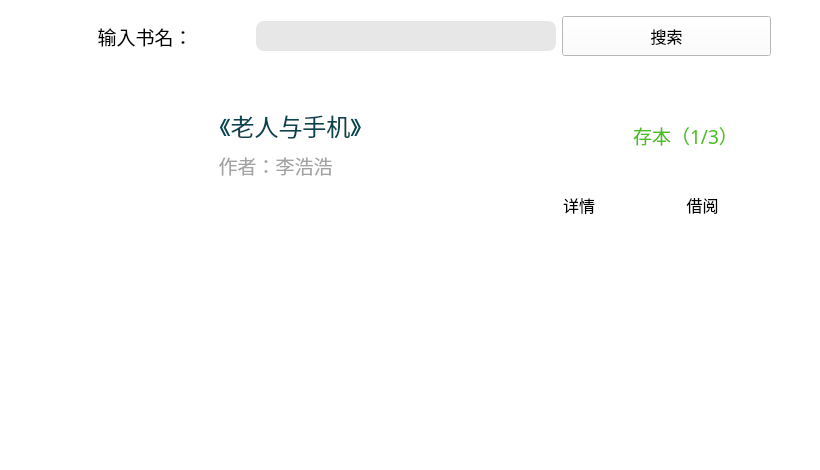
<?xml version="1.0" encoding="UTF-8"?>
<ui version="4.0">
 <class>SearchWidget</class>
 <widget class="QWidget" name="SearchWidget">
  <property name="geometry">
   <rect>
    <x>0</x>
    <y>0</y>
    <width>820</width>
    <height>470</height>
   </rect>
  </property>
  <property name="windowTitle">
   <string>Form</string>
  </property>
  <property name="styleSheet">
   <string notr="true">background-color: rgb(255, 255, 255);</string>
  </property>
  <widget class="QWidget" name="horizontalLayoutWidget">
   <property name="geometry">
    <rect>
     <x>40</x>
     <y>10</y>
     <width>731</width>
     <height>52</height>
    </rect>
   </property>
   <layout class="QHBoxLayout" name="horizontalLayout">
    <item>
     <widget class="QLabel" name="Titlel_2">
      <property name="font">
       <font>
        <family>Adobe 黑体 Std R</family>
        <pointsize>14</pointsize>
       </font>
      </property>
      <property name="layoutDirection">
       <enum>Qt::LeftToRight</enum>
      </property>
      <property name="text">
       <string>输入书名：</string>
      </property>
      <property name="alignment">
       <set>Qt::AlignCenter</set>
      </property>
     </widget>
    </item>
    <item>
     <widget class="QLineEdit" name="lineEdit">
      <property name="minimumSize">
       <size>
        <width>0</width>
        <height>30</height>
       </size>
      </property>
      <property name="maximumSize">
       <size>
        <width>300</width>
        <height>16777215</height>
       </size>
      </property>
      <property name="styleSheet">
       <string notr="true">border-radius:8px;
background-color: rgb(231, 231, 231);

</string>
      </property>
     </widget>
    </item>
    <item>
     <widget class="QPushButton" name="pushButton_search">
      <property name="minimumSize">
       <size>
        <width>0</width>
        <height>40</height>
       </size>
      </property>
      <property name="font">
       <font>
        <family>Adobe 黑体 Std R</family>
        <pointsize>12</pointsize>
       </font>
      </property>
      <property name="styleSheet">
       <string notr="true">QPushButton{border-radius:10px;
color: rgb(0, 0, 0);
background-color: rgb(223, 255, 211);}
QPushButton:hover{border-radius:10px;
color: rgb(255, 255, 255);
background-color: rgb(127, 209, 89);};

</string>
      </property>
      <property name="text">
       <string>搜索</string>
      </property>
     </widget>
    </item>
   </layout>
  </widget>
  <widget class="QWidget" name="widget" native="true">
   <property name="geometry">
    <rect>
     <x>40</x>
     <y>90</y>
     <width>721</width>
     <height>141</height>
    </rect>
   </property>
   <property name="styleSheet">
    <string notr="true">border-color: rgb(198, 218, 255);
border-radius:10px;
border:3px;</string>
   </property>
   <widget class="QLabel" name="Titlel_1">
    <property name="geometry">
     <rect>
      <x>20</x>
      <y>10</y>
      <width>111</width>
      <height>121</height>
     </rect>
    </property>
    <property name="font">
     <font>
      <family>Adobe 黑体 Std R</family>
      <pointsize>18</pointsize>
     </font>
    </property>
    <property name="layoutDirection">
     <enum>Qt::LeftToRight</enum>
    </property>
    <property name="styleSheet">
     <string notr="true">image: url(:/666.jpg);</string>
    </property>
    <property name="text">
     <string/>
    </property>
    <property name="alignment">
     <set>Qt::AlignCenter</set>
    </property>
   </widget>
   <widget class="QLabel" name="Titlel_3">
    <property name="geometry">
     <rect>
      <x>130</x>
      <y>10</y>
      <width>241</width>
      <height>51</height>
     </rect>
    </property>
    <property name="font">
     <font>
      <family>Adobe 黑体 Std R</family>
      <pointsize>18</pointsize>
     </font>
    </property>
    <property name="layoutDirection">
     <enum>Qt::LeftToRight</enum>
    </property>
    <property name="styleSheet">
     <string notr="true">color: rgb(8, 69, 81);</string>
    </property>
    <property name="text">
     <string>《老人与手机》</string>
    </property>
    <property name="alignment">
     <set>Qt::AlignCenter</set>
    </property>
   </widget>
   <widget class="QLabel" name="Titlel_4">
    <property name="geometry">
     <rect>
      <x>130</x>
      <y>50</y>
      <width>211</width>
      <height>51</height>
     </rect>
    </property>
    <property name="font">
     <font>
      <family>Adobe 黑体 Std R</family>
      <pointsize>14</pointsize>
     </font>
    </property>
    <property name="layoutDirection">
     <enum>Qt::LeftToRight</enum>
    </property>
    <property name="styleSheet">
     <string notr="true">color: rgb(163, 163, 163);</string>
    </property>
    <property name="text">
     <string>作者：李浩浩</string>
    </property>
    <property name="alignment">
     <set>Qt::AlignCenter</set>
    </property>
   </widget>
   <widget class="QLabel" name="Titlel_5">
    <property name="geometry">
     <rect>
      <x>570</x>
      <y>20</y>
      <width>151</width>
      <height>51</height>
     </rect>
    </property>
    <property name="font">
     <font>
      <family>Adobe 黑体 Std R</family>
      <pointsize>14</pointsize>
     </font>
    </property>
    <property name="layoutDirection">
     <enum>Qt::LeftToRight</enum>
    </property>
    <property name="styleSheet">
     <string notr="true">color: rgb(76, 190, 34);</string>
    </property>
    <property name="text">
     <string>存本（1/3）</string>
    </property>
    <property name="alignment">
     <set>Qt::AlignCenter</set>
    </property>
   </widget>
   <widget class="QWidget" name="layoutWidget">
    <property name="geometry">
     <rect>
      <x>480</x>
      <y>90</y>
      <width>241</width>
      <height>51</height>
     </rect>
    </property>
    <layout class="QHBoxLayout" name="horizontalLayout_2">
     <item>
      <widget class="QPushButton" name="pushButton_inf">
       <property name="minimumSize">
        <size>
         <width>0</width>
         <height>40</height>
        </size>
       </property>
       <property name="font">
        <font>
         <family>Adobe 黑体 Std R</family>
         <pointsize>12</pointsize>
        </font>
       </property>
       <property name="styleSheet">
        <string notr="true">QPushButton{border-radius:10px;
color: rgb(255, 255, 255);
background-color: rgb(67, 183, 255);}
QPushButton:hover{border-radius:10px;
color: rgb(255, 255, 255);
background-color: rgb(48, 122, 213);};
</string>
       </property>
       <property name="text">
        <string>详情</string>
       </property>
      </widget>
     </item>
     <item>
      <widget class="QPushButton" name="pushButton_lend">
       <property name="minimumSize">
        <size>
         <width>30</width>
         <height>40</height>
        </size>
       </property>
       <property name="font">
        <font>
         <family>Adobe 黑体 Std R</family>
         <pointsize>12</pointsize>
        </font>
       </property>
       <property name="styleSheet">
        <string notr="true">QPushButton{border-radius:10px;
color: rgb(255, 255, 255);
background-color: rgb(255, 179, 160);}
QPushButton:hover{border-radius:10px;
color: rgb(255, 255, 255);
background-color: rgb(255, 104, 93);};
</string>
       </property>
       <property name="text">
        <string>借阅</string>
       </property>
      </widget>
     </item>
    </layout>
   </widget>
  </widget>
 </widget>
 <resources/>
 <connections/>
</ui>
